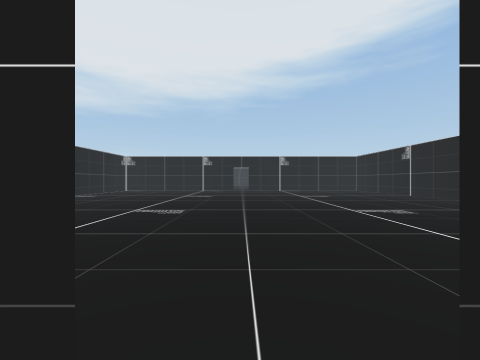
[1] (above)

17 first-person views from a walk through a Unity game level. The camera is 1.4 m above the floor, looks level and sees 90° across. Doors are open. The floor is counted in squares, 2 m on a side. Each view is taken from the middle of a square. On the plan, view 1 faces up. The plan holds only what a view shows up to about 9 squares ahead; the rest is blank. The place goes on beyond the plan. The player is left out.

[2]
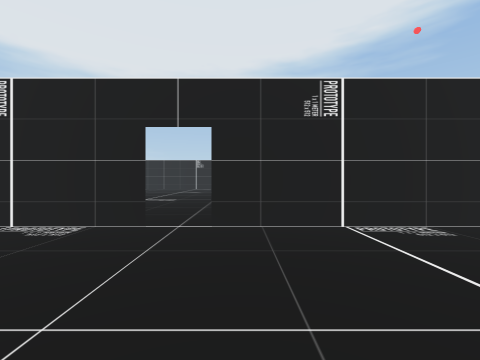

[3]
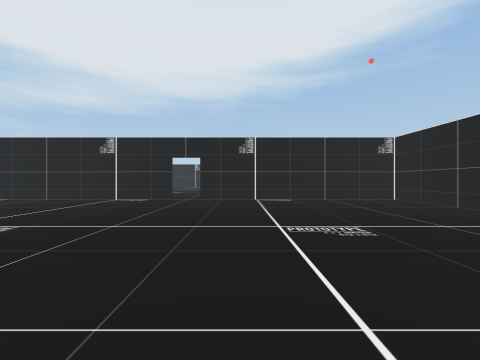

[4]
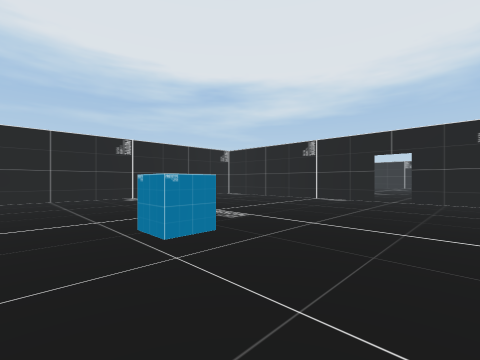

[5]
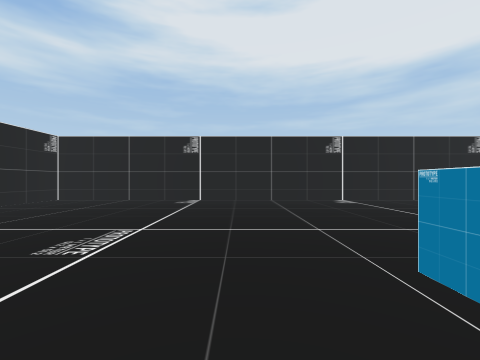

[6]
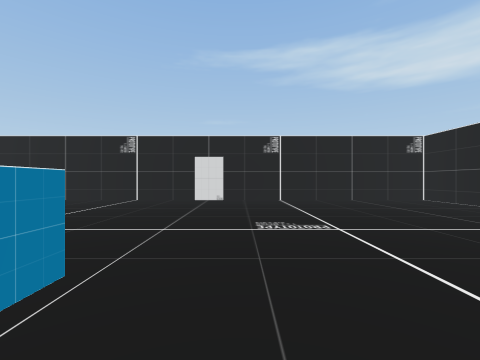

[7]
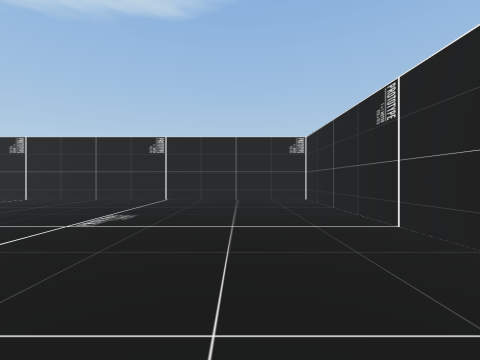

[8]
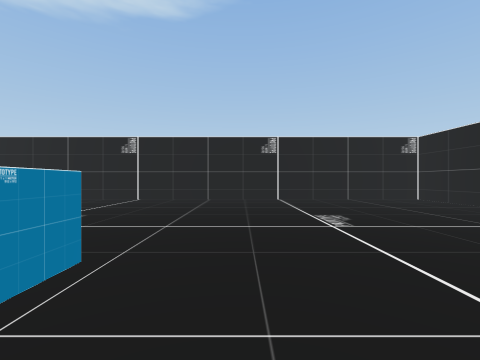

[9]
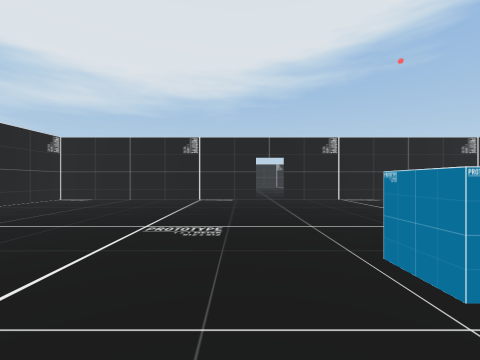

[10]
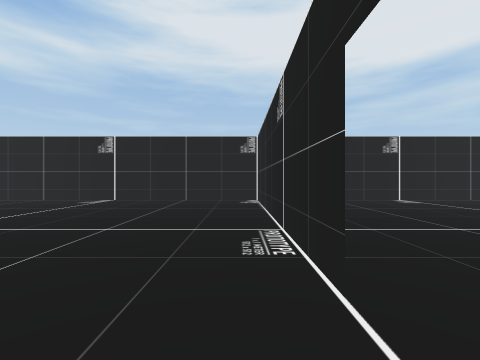

[11]
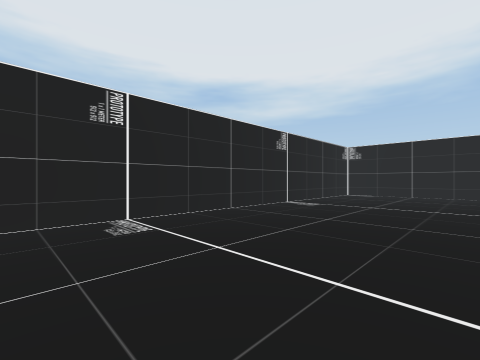

[12]
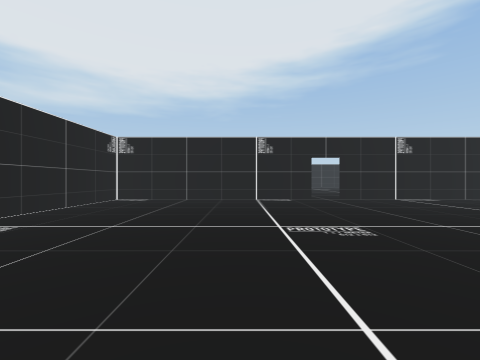

[13]
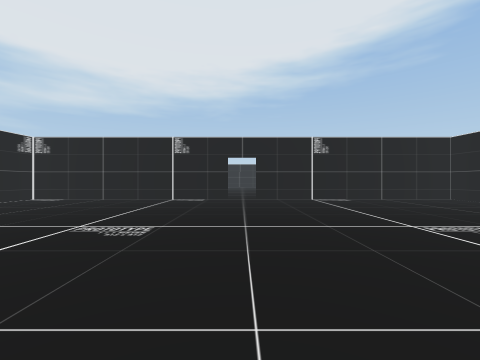

[14]
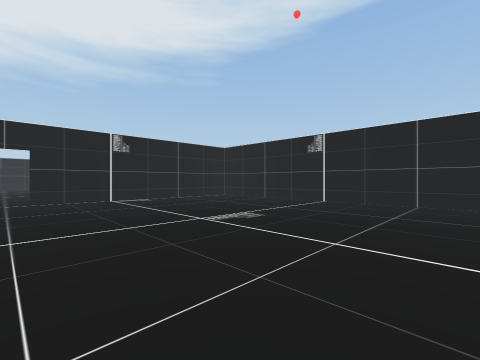

[15]
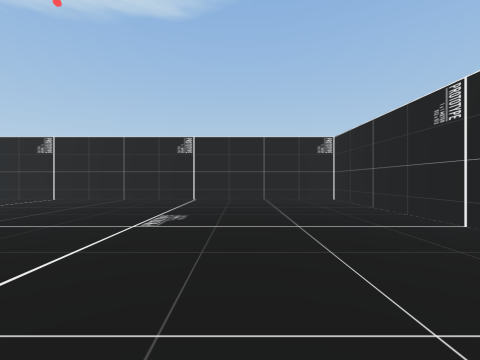

[16]
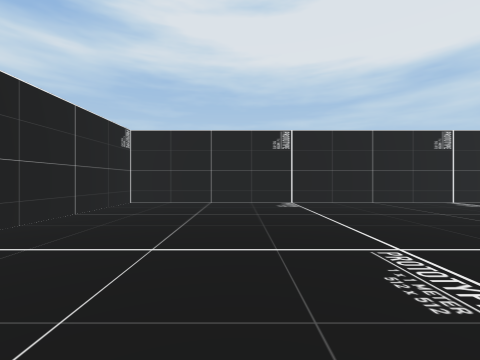

[17]
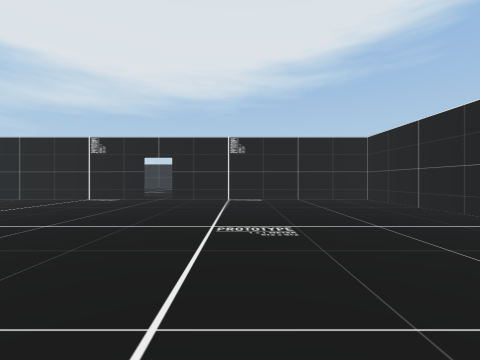

### Floor plan
Ten units are one square. View 1 is at (0, 0); x grows to the right and y downward. Boxes are objects, and circles mark ways between rooms. Rooms are numbered by the first view taken in them; rooms with no view inside come last. Other rooms are left out.
<svg viewBox="-80 -165 161 314">
<path fill="none" stroke="#000" d="M-4 -6 -75 -6M76 -6 5 -6M-74 -11 -74 144 76 144 76 -11M-4 -156 -74 -156 -74 -11M24 -6 76 -6M76 -11 76 -156 5 -156M-75 -6 -34 -6"/>
<rect x="-5" y="65" width="10" height="10" fill="#bbb"><title>other object</title></rect>
<circle cx="0" cy="-10" r="3" fill="#2a7"/>
<text x="0" y="70">1</text>
<text x="0" y="-90">2</text>
</svg>
Room 1 opens to room 2.

Where each view was taken, in squares from view 1:
view 1: 0 up, 0 right, facing up
view 2: 3 down, 1 right, facing up
view 3: 8 down, 2 right, facing up
view 4: 8 down, 2 right, facing up-left
view 5: 8 down, 1 right, facing left
view 6: 6 down, 1 left, facing down
view 7: 12 down, 1 left, facing right
view 8: 8 down, 1 left, facing right
view 9: 8 down, 1 left, facing up
view 10: 0 up, 1 right, facing left
view 11: 4 up, 3 left, facing up-left
view 12: 7 up, 3 left, facing up
view 13: 7 up, 0 right, facing up
view 14: 7 up, 0 right, facing up-right
view 15: 4 up, 1 left, facing right
view 16: 4 up, 0 right, facing left
view 17: 7 up, 3 right, facing up
